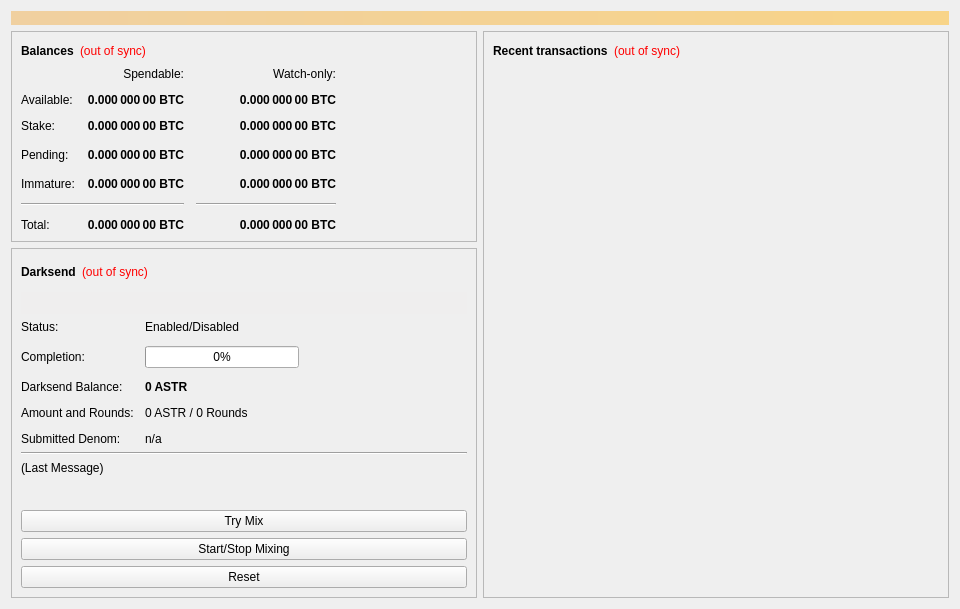
<?xml version="1.0" encoding="UTF-8"?>
<ui version="4.0">
 <class>OverviewPage</class>
 <widget class="QWidget" name="OverviewPage">
  <property name="geometry">
   <rect>
    <x>0</x>
    <y>0</y>
    <width>960</width>
    <height>594</height>
   </rect>
  </property>
  <property name="minimumSize">
   <size>
    <width>960</width>
    <height>0</height>
   </size>
  </property>
  <property name="windowTitle">
   <string>Form</string>
  </property>
  <layout class="QVBoxLayout" name="topLayout">
   <item>
    <widget class="QLabel" name="labelAlerts">
     <property name="visible">
      <bool>false</bool>
     </property>
     <property name="styleSheet">
      <string notr="true">background-color: qlineargradient(x1: 0, y1: 0, x2: 1, y2: 0, stop:0 #F0D0A0, stop:1 #F8D488); color:#000000;</string>
     </property>
     <property name="wordWrap">
      <bool>true</bool>
     </property>
     <property name="margin">
      <number>3</number>
     </property>
    </widget>
   </item>
   <item>
    <layout class="QHBoxLayout" name="horizontalLayout" stretch="1,1">
     <item>
      <layout class="QVBoxLayout" name="verticalLayout_2">
       <item>
        <widget class="QFrame" name="frame">
         <property name="frameShape">
          <enum>QFrame::StyledPanel</enum>
         </property>
         <property name="frameShadow">
          <enum>QFrame::Raised</enum>
         </property>
         <layout class="QVBoxLayout" name="verticalLayout_4">
          <item>
           <layout class="QHBoxLayout" name="horizontalLayout_4">
            <item>
             <widget class="QLabel" name="label_5">
              <property name="font">
               <font>
                <weight>75</weight>
                <bold>true</bold>
               </font>
              </property>
              <property name="text">
               <string>Balances</string>
              </property>
             </widget>
            </item>
            <item>
             <widget class="QLabel" name="labelWalletStatus">
              <property name="cursor">
               <cursorShape>WhatsThisCursor</cursorShape>
              </property>
              <property name="toolTip">
               <string>The displayed information may be out of date. Your wallet automatically synchronizes with the Astrum network after a connection is established, but this process has not completed yet.</string>
              </property>
              <property name="styleSheet">
               <string notr="true">QLabel { color: red; }</string>
              </property>
              <property name="text">
               <string notr="true">(out of sync)</string>
              </property>
              <property name="alignment">
               <set>Qt::AlignLeading|Qt::AlignLeft|Qt::AlignVCenter</set>
              </property>
             </widget>
            </item>
            <item>
             <spacer name="horizontalSpacer_3">
              <property name="orientation">
               <enum>Qt::Horizontal</enum>
              </property>
              <property name="sizeHint" stdset="0">
               <size>
                <width>40</width>
                <height>20</height>
               </size>
              </property>
             </spacer>
            </item>
           </layout>
          </item>
          <item>
           <layout class="QGridLayout" name="gridLayout">
            <property name="spacing">
             <number>12</number>
            </property>
            <item row="3" column="2">
             <widget class="QLabel" name="labelWatchPending">
              <property name="font">
               <font>
                <weight>75</weight>
                <bold>true</bold>
               </font>
              </property>
              <property name="cursor">
               <cursorShape>IBeamCursor</cursorShape>
              </property>
              <property name="toolTip">
               <string>Unconfirmed transactions to watch-only addresses</string>
              </property>
              <property name="text">
               <string notr="true">0.000 000 00 BTC</string>
              </property>
              <property name="alignment">
               <set>Qt::AlignRight|Qt::AlignTrailing|Qt::AlignVCenter</set>
              </property>
              <property name="textInteractionFlags">
               <set>Qt::LinksAccessibleByMouse|Qt::TextSelectableByKeyboard|Qt::TextSelectableByMouse</set>
              </property>
             </widget>
            </item>
            <item row="3" column="1">
             <widget class="QLabel" name="labelUnconfirmed">
              <property name="font">
               <font>
                <weight>75</weight>
                <bold>true</bold>
               </font>
              </property>
              <property name="cursor">
               <cursorShape>IBeamCursor</cursorShape>
              </property>
              <property name="toolTip">
               <string>Total of transactions that have yet to be confirmed, and do not yet count toward the spendable balance</string>
              </property>
              <property name="text">
               <string notr="true">0.000 000 00 BTC</string>
              </property>
              <property name="alignment">
               <set>Qt::AlignRight|Qt::AlignTrailing|Qt::AlignVCenter</set>
              </property>
              <property name="textInteractionFlags">
               <set>Qt::LinksAccessibleByMouse|Qt::TextSelectableByKeyboard|Qt::TextSelectableByMouse</set>
              </property>
             </widget>
            </item>
            <item row="4" column="2">
             <widget class="QLabel" name="labelWatchImmature">
              <property name="font">
               <font>
                <weight>75</weight>
                <bold>true</bold>
               </font>
              </property>
              <property name="cursor">
               <cursorShape>IBeamCursor</cursorShape>
              </property>
              <property name="toolTip">
               <string>Mined balance in watch-only addresses that has not yet matured</string>
              </property>
              <property name="text">
               <string notr="true">0.000 000 00 BTC</string>
              </property>
              <property name="alignment">
               <set>Qt::AlignRight|Qt::AlignTrailing|Qt::AlignVCenter</set>
              </property>
              <property name="textInteractionFlags">
               <set>Qt::LinksAccessibleByMouse|Qt::TextSelectableByKeyboard|Qt::TextSelectableByMouse</set>
              </property>
             </widget>
            </item>
            <item row="5" column="0" colspan="2">
             <widget class="Line" name="lineSpendableBalance">
              <property name="orientation">
               <enum>Qt::Horizontal</enum>
              </property>
             </widget>
            </item>
            <item row="5" column="2">
             <widget class="Line" name="lineWatchBalance">
              <property name="sizePolicy">
               <sizepolicy hsizetype="Preferred" vsizetype="Fixed">
                <horstretch>0</horstretch>
                <verstretch>0</verstretch>
               </sizepolicy>
              </property>
              <property name="minimumSize">
               <size>
                <width>140</width>
                <height>0</height>
               </size>
              </property>
              <property name="orientation">
               <enum>Qt::Horizontal</enum>
              </property>
             </widget>
            </item>
            <item row="6" column="0">
             <widget class="QLabel" name="labelTotalText">
              <property name="text">
               <string>Total:</string>
              </property>
             </widget>
            </item>
            <item row="4" column="1">
             <widget class="QLabel" name="labelImmature">
              <property name="font">
               <font>
                <weight>75</weight>
                <bold>true</bold>
               </font>
              </property>
              <property name="cursor">
               <cursorShape>IBeamCursor</cursorShape>
              </property>
              <property name="toolTip">
               <string>Mined balance that has not yet matured</string>
              </property>
              <property name="text">
               <string notr="true">0.000 000 00 BTC</string>
              </property>
              <property name="alignment">
               <set>Qt::AlignRight|Qt::AlignTrailing|Qt::AlignVCenter</set>
              </property>
              <property name="textInteractionFlags">
               <set>Qt::LinksAccessibleByMouse|Qt::TextSelectableByKeyboard|Qt::TextSelectableByMouse</set>
              </property>
             </widget>
            </item>
            <item row="3" column="3">
             <spacer name="horizontalSpacer_2">
              <property name="orientation">
               <enum>Qt::Horizontal</enum>
              </property>
              <property name="sizeHint" stdset="0">
               <size>
                <width>40</width>
                <height>20</height>
               </size>
              </property>
             </spacer>
            </item>
            <item row="4" column="0">
             <widget class="QLabel" name="labelImmatureText">
              <property name="text">
               <string>Immature:</string>
              </property>
             </widget>
            </item>
            <item row="6" column="1">
             <widget class="QLabel" name="labelTotal">
              <property name="font">
               <font>
                <weight>75</weight>
                <bold>true</bold>
               </font>
              </property>
              <property name="cursor">
               <cursorShape>IBeamCursor</cursorShape>
              </property>
              <property name="toolTip">
               <string>Your current total balance</string>
              </property>
              <property name="text">
               <string notr="true">0.000 000 00 BTC</string>
              </property>
              <property name="alignment">
               <set>Qt::AlignRight|Qt::AlignTrailing|Qt::AlignVCenter</set>
              </property>
              <property name="textInteractionFlags">
               <set>Qt::LinksAccessibleByMouse|Qt::TextSelectableByKeyboard|Qt::TextSelectableByMouse</set>
              </property>
             </widget>
            </item>
            <item row="6" column="2">
             <widget class="QLabel" name="labelWatchTotal">
              <property name="font">
               <font>
                <weight>75</weight>
                <bold>true</bold>
               </font>
              </property>
              <property name="cursor">
               <cursorShape>IBeamCursor</cursorShape>
              </property>
              <property name="toolTip">
               <string>Current total balance in watch-only addresses</string>
              </property>
              <property name="text">
               <string notr="true">0.000 000 00 BTC</string>
              </property>
              <property name="alignment">
               <set>Qt::AlignRight|Qt::AlignTrailing|Qt::AlignVCenter</set>
              </property>
              <property name="textInteractionFlags">
               <set>Qt::LinksAccessibleByMouse|Qt::TextSelectableByKeyboard|Qt::TextSelectableByMouse</set>
              </property>
             </widget>
            </item>
            <item row="0" column="2">
             <widget class="QLabel" name="labelWatchonly">
              <property name="text">
               <string>Watch-only:</string>
              </property>
              <property name="alignment">
               <set>Qt::AlignRight|Qt::AlignTrailing|Qt::AlignVCenter</set>
              </property>
             </widget>
            </item>
            <item row="1" column="0">
             <widget class="QLabel" name="labelBalanceText">
              <property name="text">
               <string>Available:</string>
              </property>
             </widget>
            </item>
            <item row="1" column="1">
             <widget class="QLabel" name="labelBalance">
              <property name="font">
               <font>
                <weight>75</weight>
                <bold>true</bold>
               </font>
              </property>
              <property name="cursor">
               <cursorShape>IBeamCursor</cursorShape>
              </property>
              <property name="toolTip">
               <string>Your current spendable balance</string>
              </property>
              <property name="text">
               <string notr="true">0.000 000 00 BTC</string>
              </property>
              <property name="alignment">
               <set>Qt::AlignRight|Qt::AlignTrailing|Qt::AlignVCenter</set>
              </property>
              <property name="textInteractionFlags">
               <set>Qt::LinksAccessibleByMouse|Qt::TextSelectableByKeyboard|Qt::TextSelectableByMouse</set>
              </property>
             </widget>
            </item>
            <item row="2" column="0">
             <widget class="QLabel" name="label_10">
              <property name="text">
               <string>Stake:</string>
              </property>
             </widget>
            </item>
            <item row="2" column="1">
             <widget class="QLabel" name="labelStake">
              <property name="font">
               <font>
                <weight>75</weight>
                <bold>true</bold>
               </font>
              </property>
              <property name="cursor">
               <cursorShape>IBeamCursor</cursorShape>
              </property>
              <property name="toolTip">
               <string>Total of coins that was staked, and do not yet count toward the current balance</string>
              </property>
              <property name="text">
               <string notr="true">0.000 000 00 BTC</string>
              </property>
              <property name="alignment">
               <set>Qt::AlignRight|Qt::AlignTrailing|Qt::AlignVCenter</set>
              </property>
              <property name="textInteractionFlags">
               <set>Qt::LinksAccessibleByMouse|Qt::TextSelectableByKeyboard|Qt::TextSelectableByMouse</set>
              </property>
             </widget>
            </item>
            <item row="2" column="2">
             <widget class="QLabel" name="labelWatchStake">
              <property name="font">
               <font>
                <weight>75</weight>
                <bold>true</bold>
               </font>
              </property>
              <property name="cursor">
               <cursorShape>IBeamCursor</cursorShape>
              </property>
              <property name="toolTip">
               <string>Total of coins that was staked in watch-only addresses, and do not yet count toward the current watch-only balance</string>
              </property>
              <property name="text">
               <string notr="true">0.000 000 00 BTC</string>
              </property>
              <property name="alignment">
               <set>Qt::AlignRight|Qt::AlignTrailing|Qt::AlignVCenter</set>
              </property>
              <property name="textInteractionFlags">
               <set>Qt::LinksAccessibleByMouse|Qt::TextSelectableByKeyboard|Qt::TextSelectableByMouse</set>
              </property>
             </widget>
            </item>
            <item row="1" column="2">
             <widget class="QLabel" name="labelWatchAvailable">
              <property name="font">
               <font>
                <weight>75</weight>
                <bold>true</bold>
               </font>
              </property>
              <property name="cursor">
               <cursorShape>IBeamCursor</cursorShape>
              </property>
              <property name="toolTip">
               <string>Your current balance in watch-only addresses</string>
              </property>
              <property name="text">
               <string notr="true">0.000 000 00 BTC</string>
              </property>
              <property name="alignment">
               <set>Qt::AlignRight|Qt::AlignTrailing|Qt::AlignVCenter</set>
              </property>
              <property name="textInteractionFlags">
               <set>Qt::LinksAccessibleByMouse|Qt::TextSelectableByKeyboard|Qt::TextSelectableByMouse</set>
              </property>
             </widget>
            </item>
            <item row="3" column="0">
             <widget class="QLabel" name="labelPendingText">
              <property name="text">
               <string>Pending:</string>
              </property>
             </widget>
            </item>
            <item row="0" column="1">
             <widget class="QLabel" name="labelSpendable">
              <property name="text">
               <string>Spendable:</string>
              </property>
              <property name="alignment">
               <set>Qt::AlignRight|Qt::AlignTrailing|Qt::AlignVCenter</set>
              </property>
             </widget>
            </item>
           </layout>
          </item>
         </layout>
        </widget>
       </item>
       <item>
        <widget class="QFrame" name="frameDarksend">
         <property name="sizePolicy">
          <sizepolicy hsizetype="Expanding" vsizetype="Expanding">
           <horstretch>0</horstretch>
           <verstretch>0</verstretch>
          </sizepolicy>
         </property>
         <property name="minimumSize">
          <size>
           <width>0</width>
           <height>350</height>
          </size>
         </property>
         <property name="layoutDirection">
          <enum>Qt::LeftToRight</enum>
         </property>
         <property name="frameShape">
          <enum>QFrame::StyledPanel</enum>
         </property>
         <property name="frameShadow">
          <enum>QFrame::Raised</enum>
         </property>
         <layout class="QVBoxLayout" name="verticalLayout_5">
          <item>
           <layout class="QHBoxLayout" name="horizontalLayout_5">
            <item>
             <widget class="QLabel" name="label_2">
              <property name="font">
               <font>
                <weight>75</weight>
                <bold>true</bold>
               </font>
              </property>
              <property name="text">
               <string>Darksend</string>
              </property>
             </widget>
            </item>
            <item>
             <widget class="QLabel" name="labelDarksendSyncStatus">
              <property name="toolTip">
               <string>The displayed information may be out of date. Your wallet automatically synchronizes with the Astrum network after a connection is established, but this process has not completed yet.</string>
              </property>
              <property name="styleSheet">
               <string notr="true">QLabel { color: red; }</string>
              </property>
              <property name="text">
               <string notr="true">(out of sync)</string>
              </property>
              <property name="alignment">
               <set>Qt::AlignLeading|Qt::AlignLeft|Qt::AlignVCenter</set>
              </property>
             </widget>
            </item>
            <item>
             <spacer name="horizontalSpacer_4">
              <property name="orientation">
               <enum>Qt::Horizontal</enum>
              </property>
              <property name="sizeHint" stdset="0">
               <size>
                <width>40</width>
                <height>20</height>
               </size>
              </property>
             </spacer>
            </item>
           </layout>
          </item>
          <item>
           <widget class="QPushButton" name="runAutoDenom">
            <property name="palette">
             <palette>
              <active>
               <colorrole role="WindowText">
                <brush brushstyle="SolidPattern">
                 <color alpha="255">
                  <red>0</red>
                  <green>0</green>
                  <blue>0</blue>
                 </color>
                </brush>
               </colorrole>
               <colorrole role="Button">
                <brush brushstyle="SolidPattern">
                 <color alpha="255">
                  <red>239</red>
                  <green>238</green>
                  <blue>238</blue>
                 </color>
                </brush>
               </colorrole>
               <colorrole role="Light">
                <brush brushstyle="SolidPattern">
                 <color alpha="255">
                  <red>255</red>
                  <green>255</green>
                  <blue>255</blue>
                 </color>
                </brush>
               </colorrole>
               <colorrole role="Midlight">
                <brush brushstyle="SolidPattern">
                 <color alpha="255">
                  <red>247</red>
                  <green>246</green>
                  <blue>246</blue>
                 </color>
                </brush>
               </colorrole>
               <colorrole role="Dark">
                <brush brushstyle="SolidPattern">
                 <color alpha="255">
                  <red>119</red>
                  <green>119</green>
                  <blue>119</blue>
                 </color>
                </brush>
               </colorrole>
               <colorrole role="Mid">
                <brush brushstyle="SolidPattern">
                 <color alpha="255">
                  <red>159</red>
                  <green>159</green>
                  <blue>159</blue>
                 </color>
                </brush>
               </colorrole>
               <colorrole role="Text">
                <brush brushstyle="SolidPattern">
                 <color alpha="255">
                  <red>0</red>
                  <green>0</green>
                  <blue>0</blue>
                 </color>
                </brush>
               </colorrole>
               <colorrole role="BrightText">
                <brush brushstyle="SolidPattern">
                 <color alpha="255">
                  <red>255</red>
                  <green>255</green>
                  <blue>255</blue>
                 </color>
                </brush>
               </colorrole>
               <colorrole role="ButtonText">
                <brush brushstyle="SolidPattern">
                 <color alpha="255">
                  <red>0</red>
                  <green>0</green>
                  <blue>0</blue>
                 </color>
                </brush>
               </colorrole>
               <colorrole role="Base">
                <brush brushstyle="SolidPattern">
                 <color alpha="255">
                  <red>255</red>
                  <green>255</green>
                  <blue>255</blue>
                 </color>
                </brush>
               </colorrole>
               <colorrole role="Window">
                <brush brushstyle="SolidPattern">
                 <color alpha="255">
                  <red>239</red>
                  <green>238</green>
                  <blue>238</blue>
                 </color>
                </brush>
               </colorrole>
               <colorrole role="Shadow">
                <brush brushstyle="SolidPattern">
                 <color alpha="255">
                  <red>0</red>
                  <green>0</green>
                  <blue>0</blue>
                 </color>
                </brush>
               </colorrole>
               <colorrole role="AlternateBase">
                <brush brushstyle="SolidPattern">
                 <color alpha="255">
                  <red>247</red>
                  <green>246</green>
                  <blue>246</blue>
                 </color>
                </brush>
               </colorrole>
               <colorrole role="ToolTipBase">
                <brush brushstyle="SolidPattern">
                 <color alpha="255">
                  <red>255</red>
                  <green>255</green>
                  <blue>220</blue>
                 </color>
                </brush>
               </colorrole>
               <colorrole role="ToolTipText">
                <brush brushstyle="SolidPattern">
                 <color alpha="255">
                  <red>0</red>
                  <green>0</green>
                  <blue>0</blue>
                 </color>
                </brush>
               </colorrole>
              </active>
              <inactive>
               <colorrole role="WindowText">
                <brush brushstyle="SolidPattern">
                 <color alpha="255">
                  <red>0</red>
                  <green>0</green>
                  <blue>0</blue>
                 </color>
                </brush>
               </colorrole>
               <colorrole role="Button">
                <brush brushstyle="SolidPattern">
                 <color alpha="255">
                  <red>239</red>
                  <green>238</green>
                  <blue>238</blue>
                 </color>
                </brush>
               </colorrole>
               <colorrole role="Light">
                <brush brushstyle="SolidPattern">
                 <color alpha="255">
                  <red>255</red>
                  <green>255</green>
                  <blue>255</blue>
                 </color>
                </brush>
               </colorrole>
               <colorrole role="Midlight">
                <brush brushstyle="SolidPattern">
                 <color alpha="255">
                  <red>247</red>
                  <green>246</green>
                  <blue>246</blue>
                 </color>
                </brush>
               </colorrole>
               <colorrole role="Dark">
                <brush brushstyle="SolidPattern">
                 <color alpha="255">
                  <red>119</red>
                  <green>119</green>
                  <blue>119</blue>
                 </color>
                </brush>
               </colorrole>
               <colorrole role="Mid">
                <brush brushstyle="SolidPattern">
                 <color alpha="255">
                  <red>159</red>
                  <green>159</green>
                  <blue>159</blue>
                 </color>
                </brush>
               </colorrole>
               <colorrole role="Text">
                <brush brushstyle="SolidPattern">
                 <color alpha="255">
                  <red>0</red>
                  <green>0</green>
                  <blue>0</blue>
                 </color>
                </brush>
               </colorrole>
               <colorrole role="BrightText">
                <brush brushstyle="SolidPattern">
                 <color alpha="255">
                  <red>255</red>
                  <green>255</green>
                  <blue>255</blue>
                 </color>
                </brush>
               </colorrole>
               <colorrole role="ButtonText">
                <brush brushstyle="SolidPattern">
                 <color alpha="255">
                  <red>0</red>
                  <green>0</green>
                  <blue>0</blue>
                 </color>
                </brush>
               </colorrole>
               <colorrole role="Base">
                <brush brushstyle="SolidPattern">
                 <color alpha="255">
                  <red>255</red>
                  <green>255</green>
                  <blue>255</blue>
                 </color>
                </brush>
               </colorrole>
               <colorrole role="Window">
                <brush brushstyle="SolidPattern">
                 <color alpha="255">
                  <red>239</red>
                  <green>238</green>
                  <blue>238</blue>
                 </color>
                </brush>
               </colorrole>
               <colorrole role="Shadow">
                <brush brushstyle="SolidPattern">
                 <color alpha="255">
                  <red>0</red>
                  <green>0</green>
                  <blue>0</blue>
                 </color>
                </brush>
               </colorrole>
               <colorrole role="AlternateBase">
                <brush brushstyle="SolidPattern">
                 <color alpha="255">
                  <red>247</red>
                  <green>246</green>
                  <blue>246</blue>
                 </color>
                </brush>
               </colorrole>
               <colorrole role="ToolTipBase">
                <brush brushstyle="SolidPattern">
                 <color alpha="255">
                  <red>255</red>
                  <green>255</green>
                  <blue>220</blue>
                 </color>
                </brush>
               </colorrole>
               <colorrole role="ToolTipText">
                <brush brushstyle="SolidPattern">
                 <color alpha="255">
                  <red>0</red>
                  <green>0</green>
                  <blue>0</blue>
                 </color>
                </brush>
               </colorrole>
              </inactive>
              <disabled>
               <colorrole role="WindowText">
                <brush brushstyle="SolidPattern">
                 <color alpha="255">
                  <red>119</red>
                  <green>119</green>
                  <blue>119</blue>
                 </color>
                </brush>
               </colorrole>
               <colorrole role="Button">
                <brush brushstyle="SolidPattern">
                 <color alpha="255">
                  <red>239</red>
                  <green>238</green>
                  <blue>238</blue>
                 </color>
                </brush>
               </colorrole>
               <colorrole role="Light">
                <brush brushstyle="SolidPattern">
                 <color alpha="255">
                  <red>255</red>
                  <green>255</green>
                  <blue>255</blue>
                 </color>
                </brush>
               </colorrole>
               <colorrole role="Midlight">
                <brush brushstyle="SolidPattern">
                 <color alpha="255">
                  <red>247</red>
                  <green>246</green>
                  <blue>246</blue>
                 </color>
                </brush>
               </colorrole>
               <colorrole role="Dark">
                <brush brushstyle="SolidPattern">
                 <color alpha="255">
                  <red>119</red>
                  <green>119</green>
                  <blue>119</blue>
                 </color>
                </brush>
               </colorrole>
               <colorrole role="Mid">
                <brush brushstyle="SolidPattern">
                 <color alpha="255">
                  <red>159</red>
                  <green>159</green>
                  <blue>159</blue>
                 </color>
                </brush>
               </colorrole>
               <colorrole role="Text">
                <brush brushstyle="SolidPattern">
                 <color alpha="255">
                  <red>119</red>
                  <green>119</green>
                  <blue>119</blue>
                 </color>
                </brush>
               </colorrole>
               <colorrole role="BrightText">
                <brush brushstyle="SolidPattern">
                 <color alpha="255">
                  <red>255</red>
                  <green>255</green>
                  <blue>255</blue>
                 </color>
                </brush>
               </colorrole>
               <colorrole role="ButtonText">
                <brush brushstyle="SolidPattern">
                 <color alpha="255">
                  <red>119</red>
                  <green>119</green>
                  <blue>119</blue>
                 </color>
                </brush>
               </colorrole>
               <colorrole role="Base">
                <brush brushstyle="SolidPattern">
                 <color alpha="255">
                  <red>239</red>
                  <green>238</green>
                  <blue>238</blue>
                 </color>
                </brush>
               </colorrole>
               <colorrole role="Window">
                <brush brushstyle="SolidPattern">
                 <color alpha="255">
                  <red>239</red>
                  <green>238</green>
                  <blue>238</blue>
                 </color>
                </brush>
               </colorrole>
               <colorrole role="Shadow">
                <brush brushstyle="SolidPattern">
                 <color alpha="255">
                  <red>0</red>
                  <green>0</green>
                  <blue>0</blue>
                 </color>
                </brush>
               </colorrole>
               <colorrole role="AlternateBase">
                <brush brushstyle="SolidPattern">
                 <color alpha="255">
                  <red>239</red>
                  <green>238</green>
                  <blue>238</blue>
                 </color>
                </brush>
               </colorrole>
               <colorrole role="ToolTipBase">
                <brush brushstyle="SolidPattern">
                 <color alpha="255">
                  <red>255</red>
                  <green>255</green>
                  <blue>220</blue>
                 </color>
                </brush>
               </colorrole>
               <colorrole role="ToolTipText">
                <brush brushstyle="SolidPattern">
                 <color alpha="255">
                  <red>0</red>
                  <green>0</green>
                  <blue>0</blue>
                 </color>
                </brush>
               </colorrole>
              </disabled>
             </palette>
            </property>
            <property name="focusPolicy">
             <enum>Qt::NoFocus</enum>
            </property>
            <property name="autoFillBackground">
             <bool>true</bool>
            </property>
            <property name="text">
             <string/>
            </property>
            <property name="flat">
             <bool>true</bool>
            </property>
           </widget>
          </item>
          <item>
           <layout class="QFormLayout" name="formLayout">
            <property name="fieldGrowthPolicy">
             <enum>QFormLayout::AllNonFixedFieldsGrow</enum>
            </property>
            <property name="horizontalSpacing">
             <number>11</number>
            </property>
            <property name="verticalSpacing">
             <number>12</number>
            </property>
            <item row="0" column="0">
             <widget class="QLabel" name="label_6">
              <property name="text">
               <string>Status:</string>
              </property>
             </widget>
            </item>
            <item row="1" column="0">
             <widget class="QLabel" name="label_7">
              <property name="text">
               <string>Completion:</string>
              </property>
             </widget>
            </item>
            <item row="1" column="1">
             <widget class="QProgressBar" name="darksendProgress">
              <property name="maximumSize">
               <size>
                <width>154</width>
                <height>16777215</height>
               </size>
              </property>
              <property name="value">
               <number>0</number>
              </property>
             </widget>
            </item>
            <item row="3" column="0">
             <widget class="QLabel" name="labelAnonymizedText">
              <property name="text">
               <string>Darksend Balance:</string>
              </property>
             </widget>
            </item>
            <item row="3" column="1">
             <widget class="QLabel" name="labelAnonymized">
              <property name="font">
               <font>
                <weight>75</weight>
                <bold>true</bold>
               </font>
              </property>
              <property name="text">
               <string notr="true">0 ASTR</string>
              </property>
             </widget>
            </item>
            <item row="4" column="0">
             <widget class="QLabel" name="label_8">
              <property name="text">
               <string>Amount and Rounds:</string>
              </property>
             </widget>
            </item>
            <item row="4" column="1">
             <widget class="QLabel" name="labelAmountRounds">
              <property name="text">
               <string>0 ASTR / 0 Rounds</string>
              </property>
             </widget>
            </item>
            <item row="5" column="0">
             <widget class="QLabel" name="label_9">
              <property name="text">
               <string>Submitted Denom:</string>
              </property>
             </widget>
            </item>
            <item row="5" column="1">
             <widget class="QLabel" name="labelSubmittedDenom">
              <property name="toolTip">
               <string>The denominations you submitted to the Masternode.&lt;br&gt;To mix, other users must submit the exact same denominations.</string>
              </property>
              <property name="text">
               <string>n/a</string>
              </property>
             </widget>
            </item>
            <item row="0" column="1">
             <widget class="QLabel" name="darksendEnabled">
              <property name="text">
               <string>Enabled/Disabled</string>
              </property>
             </widget>
            </item>
           </layout>
          </item>
          <item>
           <widget class="Line" name="lineLastMessage">
            <property name="orientation">
             <enum>Qt::Horizontal</enum>
            </property>
           </widget>
          </item>
          <item>
           <widget class="QLabel" name="darksendStatus">
            <property name="minimumSize">
             <size>
              <width>288</width>
              <height>43</height>
             </size>
            </property>
            <property name="text">
             <string>(Last Message)</string>
            </property>
            <property name="alignment">
             <set>Qt::AlignLeading|Qt::AlignLeft|Qt::AlignTop</set>
            </property>
            <property name="wordWrap">
             <bool>true</bool>
            </property>
           </widget>
          </item>
          <item>
           <widget class="QPushButton" name="darksendAuto">
            <property name="sizePolicy">
             <sizepolicy hsizetype="MinimumExpanding" vsizetype="Fixed">
              <horstretch>0</horstretch>
              <verstretch>0</verstretch>
             </sizepolicy>
            </property>
            <property name="toolTip">
             <string>Try to manually submit a Darksend request.</string>
            </property>
            <property name="text">
             <string>Try Mix</string>
            </property>
           </widget>
          </item>
          <item>
           <widget class="QPushButton" name="toggleDarksend">
            <property name="sizePolicy">
             <sizepolicy hsizetype="MinimumExpanding" vsizetype="Fixed">
              <horstretch>0</horstretch>
              <verstretch>0</verstretch>
             </sizepolicy>
            </property>
            <property name="text">
             <string>Start/Stop Mixing</string>
            </property>
           </widget>
          </item>
          <item>
           <widget class="QPushButton" name="darksendReset">
            <property name="sizePolicy">
             <sizepolicy hsizetype="MinimumExpanding" vsizetype="Fixed">
              <horstretch>0</horstretch>
              <verstretch>0</verstretch>
             </sizepolicy>
            </property>
            <property name="toolTip">
             <string>Reset the current status of Darksend (can interrupt Darksend if it's in the process of Mixing, which can cost you money!)</string>
            </property>
            <property name="autoFillBackground">
             <bool>false</bool>
            </property>
            <property name="text">
             <string>Reset</string>
            </property>
           </widget>
          </item>
         </layout>
        </widget>
       </item>
       <item>
        <spacer name="verticalSpacer">
         <property name="orientation">
          <enum>Qt::Vertical</enum>
         </property>
         <property name="sizeHint" stdset="0">
          <size>
           <width>20</width>
           <height>40</height>
          </size>
         </property>
        </spacer>
       </item>
      </layout>
     </item>
     <item>
      <layout class="QVBoxLayout" name="verticalLayout_3">
       <item>
        <widget class="QFrame" name="frame_2">
         <property name="frameShape">
          <enum>QFrame::StyledPanel</enum>
         </property>
         <property name="frameShadow">
          <enum>QFrame::Raised</enum>
         </property>
         <layout class="QVBoxLayout" name="verticalLayout">
          <item>
           <layout class="QHBoxLayout" name="horizontalLayout_2">
            <item>
             <widget class="QLabel" name="label_4">
              <property name="font">
               <font>
                <weight>75</weight>
                <bold>true</bold>
               </font>
              </property>
              <property name="text">
               <string>Recent transactions</string>
              </property>
             </widget>
            </item>
            <item>
             <widget class="QLabel" name="labelTransactionsStatus">
              <property name="cursor">
               <cursorShape>WhatsThisCursor</cursorShape>
              </property>
              <property name="toolTip">
               <string>The displayed information may be out of date. Your wallet automatically synchronizes with the Astrum network after a connection is established, but this process has not completed yet.</string>
              </property>
              <property name="styleSheet">
               <string notr="true">QLabel { color: red; }</string>
              </property>
              <property name="text">
               <string notr="true">(out of sync)</string>
              </property>
              <property name="alignment">
               <set>Qt::AlignRight|Qt::AlignTrailing|Qt::AlignVCenter</set>
              </property>
             </widget>
            </item>
            <item>
             <spacer name="horizontalSpacer">
              <property name="orientation">
               <enum>Qt::Horizontal</enum>
              </property>
              <property name="sizeHint" stdset="0">
               <size>
                <width>40</width>
                <height>20</height>
               </size>
              </property>
             </spacer>
            </item>
           </layout>
          </item>
          <item>
           <widget class="QListView" name="listTransactions">
            <property name="styleSheet">
             <string notr="true">QListView { background: transparent; }</string>
            </property>
            <property name="frameShape">
             <enum>QFrame::NoFrame</enum>
            </property>
            <property name="verticalScrollBarPolicy">
             <enum>Qt::ScrollBarAlwaysOff</enum>
            </property>
            <property name="horizontalScrollBarPolicy">
             <enum>Qt::ScrollBarAlwaysOff</enum>
            </property>
            <property name="selectionMode">
             <enum>QAbstractItemView::NoSelection</enum>
            </property>
           </widget>
          </item>
         </layout>
        </widget>
       </item>
      </layout>
     </item>
    </layout>
   </item>
  </layout>
 </widget>
 <resources/>
 <connections/>
</ui>
